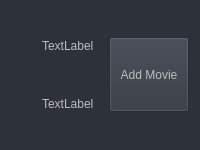
                            <widget class="QWidget" name="SearchMovieWidget_14" native="true">
                             <property name="enabled">
                              <bool>false</bool>
                             </property>
                             <property name="minimumSize">
                              <size>
                               <width>0</width>
                               <height>150</height>
                              </size>
                             </property>
                             <property name="maximumSize">
                              <size>
                               <width>16777215</width>
                               <height>150</height>
                              </size>
                             </property>
                             <property name="styleSheet">
                              <string notr="true">background-color: rgb(44, 49, 58);</string>
                             </property>
                             <layout class="QHBoxLayout" name="horizontalLayout_24">
                              <item>
                               <widget class="QWidget" name="posterWidget_14" native="true">
                                <property name="maximumSize">
                                 <size>
                                  <width>95</width>
                                  <height>16777215</height>
                                 </size>
                                </property>
                               </widget>
                              </item>
                              <item>
                               <widget class="QWidget" name="TitleWidget_14" native="true">
                                <property name="styleSheet">
                                 <string notr="true">background-color: rgb(44, 49, 58);</string>
                                </property>
                                <layout class="QVBoxLayout" name="verticalLayout_37">
                                 <item>
                                  <widget class="QLabel" name="Title_14">
                                   <property name="styleSheet">
                                    <string notr="true"/>
                                   </property>
                                   <property name="text">
                                    <string>TextLabel</string>
                                   </property>
                                  </widget>
                                 </item>
                                 <item>
                                  <widget class="QLabel" name="Details_14">
                                   <property name="enabled">
                                    <bool>false</bool>
                                   </property>
                                   <property name="text">
                                    <string>TextLabel</string>
                                   </property>
                                  </widget>
                                 </item>
                                </layout>
                               </widget>
                              </item>
                              <item>
                               <widget class="QPushButton" name="addMovieButton_14">
                                <property name="maximumSize">
                                 <size>
                                  <width>200</width>
                                  <height>75</height>
                                 </size>
                                </property>
                                <property name="styleSheet">
                                 <string notr="true">background-color: rgb(48, 53, 63);</string>
                                </property>
                                <property name="text">
                                 <string>Add Movie</string>
                                </property>
                               </widget>
                              </item>
                             </layout>
                            </widget>
